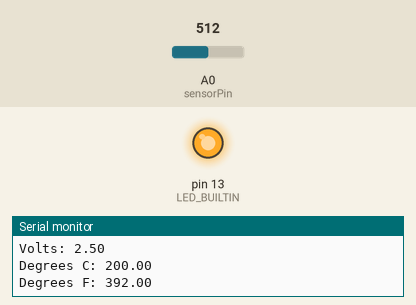
The sketch below on a simulated Arduino Uno, built with avr-gcc and run on an emulated ATmega328P. Parts: output pins drawn as LEDs (lit = HIGH), the last lines printed to the serial monitor. Inputs (shaded band) come from the test bench; at power-on: A0 (sensorPin) = 512.

Above: at 2.5 s.
At 7.5 s:
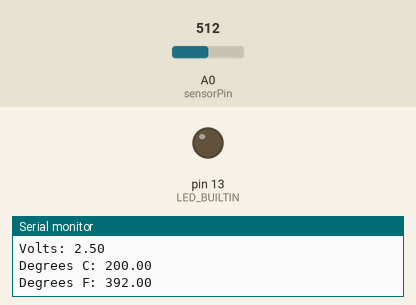
Timing chart, 0 to 13.0 s (numbered marks = the images above):
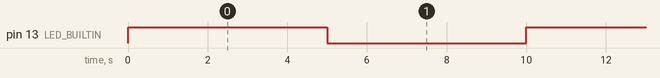

Measured:
- by itself, pin 13 (LED_BUILTIN): alternates HIGH for 5.0 s and LOW for 5.0 s

The sketch:

Temp.ino
```cpp
/*
 *  Temp reading in C and in F with searial print to baud 9600
 *  based on project 2 temp sensor. with LED blink
 *
 *
 *  --Temp sensor wiring--
 *    left leg: Bread Board pos - 5v+
 *    center leg: A0
 *    right leg: Bread Board Neg - GND
 *
 */

const int sensorPin = A0;
int sensorVal = 0;
float voltage = 0;
float temperatureC = 0;
float temperatureF = 0;

//alternating LED
bool flip = 1;


void setup() {

  //open serial port
  Serial.begin(9600);//open serial port


  // initialize digital pin LED_BUILTIN on board LED "L" as an output.
  pinMode(LED_BUILTIN, OUTPUT);
}


void loop() {

  //alternate led "L" every other cycle
  if(flip == 1){
    digitalWrite(LED_BUILTIN, HIGH);
    flip = 0;
  }else{
    digitalWrite(LED_BUILTIN, LOW);
    flip = 1;
  }

  //read pin
  sensorVal = analogRead(sensorPin);

  //do math for each
  voltage = (sensorVal/1024.0)* 5.0; //from project 2
  temperatureC = (voltage - .5) * 100; //from project 2
  temperatureF = ((temperatureC * 9.0)/ 5.0) + 32.0; //from the googles


  //print to serial
  Serial.print("Sensor Value: ");
  Serial.print(sensorVal);
  Serial.print("\n");

  Serial.print("Volts: ");
  Serial.print(voltage);
  Serial.print("\n");

  Serial.print("Degrees C: ");
  Serial.print(temperatureC);
  Serial.print("\n");

  Serial.print("Degrees F: ");
  Serial.print(temperatureF);
  Serial.print("\n");

  Serial.print("\n");

  //wait cycle set time 1000 = 1 sec
  delay(5000);


}
```
